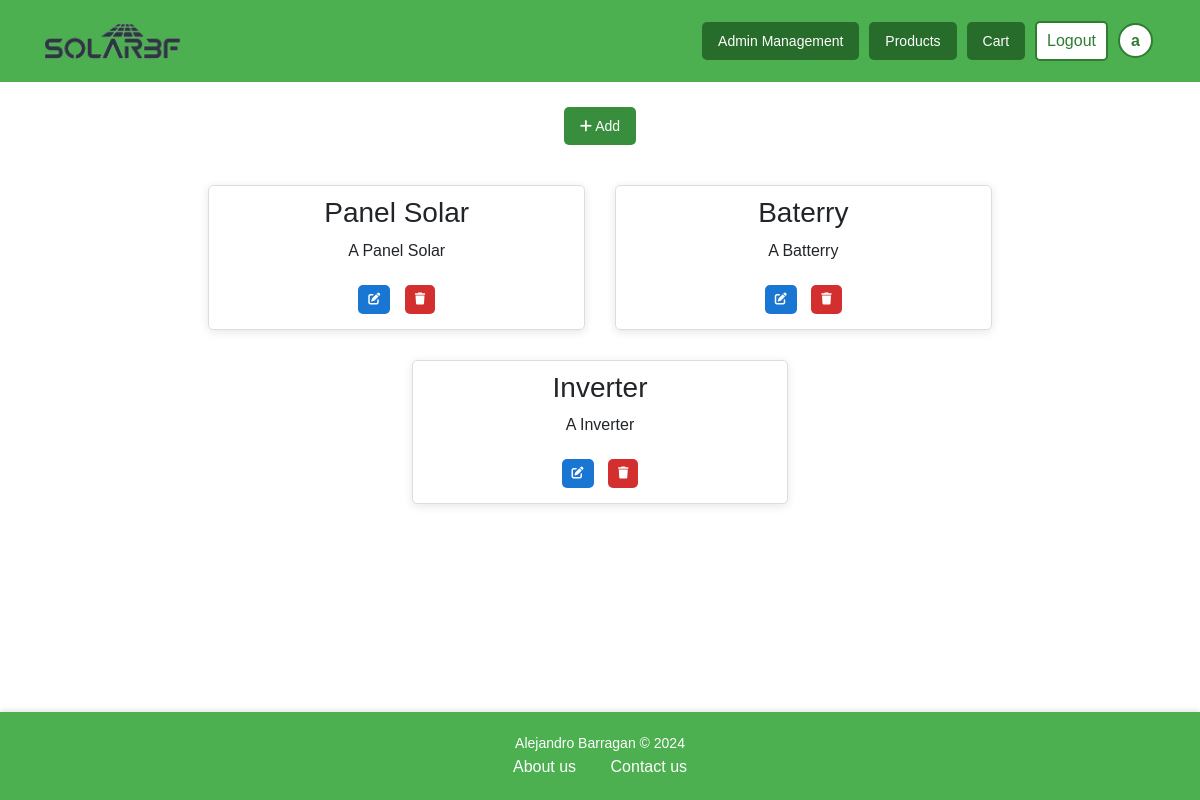
Page /products/categories/ (signed in) on the committed database.
### accounts/models.py (models this page shows, shortened)
class CustomUser(AbstractUser):
    USER_TYPE_CHOICES = (
        ('user', 'User'),
        ('worker', 'Worker'),
        ('admin', 'Admin'),
    )
    role = models.CharField(max_length=10, default='user')
    team = models.ForeignKey(
        Team,
        on_delete=models.SET_NULL,
        blank=True, null=True,
        related_name='members'
    )
    email = models.EmailField(unique=True)
    street_address = models.CharField(max_length=255, blank=True, null=True)
    city = models.CharField(max_length=100, blank=True, null=True)
    state = models.CharField(max_length=100, blank=True, null=True)
    zip_code = models.CharField(max_length=20, blank=True, null=True)
    country = models.CharField(max_length=100, blank=True, null=True)

### products/models.py (models this page shows, shortened)
class Category(models.Model):
    name = models.CharField(max_length=255)
    description = models.TextField(blank=True)

### products/views.py (the view)
# urls.py: path('categories/', views.category_list, name='categories'),
@login_required
@user_passes_test(is_staff)
def category_list(request):
    categories = Category.objects.all()
    return render(request, 'admin/category_list.html', {'categories': categories})

### accounts/views.py (called while the page is built)
def is_staff(user):
    return user.is_staff or user.role in ['admin', 'worker']

### templates/admin/category_list.html (shortened to what this page needs)
{% extends 'base.html' %}
{% load static %}
{% block style %}
    <link rel="stylesheet" href="{% static 'css/category_list.css' %}"/>
    <link rel="stylesheet" href="{% static 'css/card.css' %}"/>
{% endblock %}
{% block content %}
<div class="button-container">
    {% if user.is_staff %}
    <button class="btn-custom btn-medium btn-success" data-toggle="modal" data-target="#addCategoryModal">
        <i class="fa-solid fa-plus"></i> Add
    </button>
    {% endif %}
</div>
<div class="cardb-list">
    {% for category in categories %}
        <div class="cardb-item">
            <h3>{{ category.name }}</h3>
            <p>{{ category.description }}</p>
            {% if user.is_staff %}
            <button class="btn-custom btn-small btn-edit" data-toggle="modal" data-target="#editCategoryModal{{ forloop.counter }}" title="Edit">
                <i class="fa-solid fa-pen-to-square"></i>
            </button>
            <button class="btn-custom btn-small btn-danger" data-toggle="modal" data-target="#deleteCategoryModal{{ forloop.counter }}" title="Delete">
                <i class="fa-solid fa-trash"></i>
            </button>
            {% endif %}
        </div>
    {% empty %}
        <p>No categories available.</p>
    {% endfor %}
</div>
{% endblock %}

### templates/components/navbar.html (shortened to what this page needs)
{% load static %}
{% block style %}
    <link rel="stylesheet" href="{% static 'css/navbar.css' %}"/>
{% endblock %}
{% block content %}
<div class="navbar-container">
    <nav class="navbar">
        <div class="container">
            <a class="nav-link navbar-brand nav-logo" href="{% url 'home' %}">
                <img src="{% static 'images/SolarBFLogo1-1.png' %}" alt="">
            </a>
            <div class="nav-links" id="nav-links">
                {% if user.is_authenticated %}
                    {% if user.is_staff or user.role == 'worker' %}
                        <a class="btn-custom btn-medium btn-primary" href="{% url 'management' %}">Admin Management</a>
                    {% endif %}
                        <a class="btn-custom btn-medium btn-primary" href="{% url 'products' %}">Products</a>
                        <a class="btn-custom btn-medium btn-primary" href="{% url 'cart' %}">Cart</a>
                        <a class="btn-custom btn-logout" href="{% url 'logout' %}">Logout</a>
                        <a class="btn-custom btn-profile" href="{% url 'profile' %}">{{ user.username|slice:":1" }}</a>
                    {% else %}
                        <a class="btn-login" href="{% url 'login' %}">Login</a>
                    {% endif %}
            </div>
        </div>
    </nav>
</div>
{% endblock %}

### static/css/base.css (style rules this page uses)
* { box-sizing: border-box; margin: 0; padding: 0; }
body { background-color: linear-gradient(135deg, #f8f9fa 0%, #e9ecef 100%); font-family: Arial, sans-serif; line-height: 1.6; }
a { text-decoration: none; }
img { max-width: 100%; height: auto; }
.button-container { display: flex; justify-content: center; margin-top: 20px; margin-bottom: 10px; }
.btn-custom { display: inline-block; border: none; border-radius: 5px; cursor: pointer; transition: all 0.3s ease; text-align: center; text-decoration: none; margin: 5px; }
.btn-custom.btn-medium { padding: 8px 16px; font-size: 14px; }
.btn-custom.btn-small { padding: 5px 10px; font-size: 12px; }
.btn-primary { background-color: #276c2a; color: white; }
.btn-success { background-color: #388E3C; color: white; }
.btn-edit { background-color: #1976D2; color: white; }
.btn-danger { background-color: #D32F2F; color: white; }

### static/css/card.css (style rules this page uses)
.cardb-list { display: flex; flex-wrap: wrap; gap: 20px; justify-content: center; margin-bottom: 20px; padding: 20px; }
.cardb-item { border: 1px solid #ddd; border-radius: 5px; width: 250px; text-align: center; padding: 10px; box-shadow: 0 2px 10px rgba(0, 0, 0, 0.1); transition: transform 0.2s; margin: 5px; }
@media (max-width: 1200px) { .cardb-item { width: calc(33.33% - 10px); } }

### static/css/navbar.css (style rules this page uses)
.navbar-container { background-color: #4CAF50; }
.navbar { display: flex; justify-content: center; align-items: center; padding: 1rem; }
.container { display: flex; justify-content: space-between; align-items: center; width: 100%; }
.navbar-brand { margin-right: auto; font-size: 1.5rem; color: #fff; text-decoration: none; }
.nav-links { display: flex; align-items: center; }
.navbar .btn-logout, .btn-login { background-color: white; color: #2E7D32; border: 2px solid #2E7D32; padding: 5px 10px; border-radius: 5px; font-size: 16px; cursor: pointer; transition: all 0.3s ease; }
.navbar .btn-profile { background-color: white; color: #2E7D32; border: 2px solid #2E7D32; border-radius: 50%; font-size: 16px; width: 35px; height: 35px; display: flex; align-items: center; justify-content: center; font-weight: bold; cursor: pointer; transition: all 0.3s ease; }
.nav-logo { display: flex; align-items: center; height: 100%; padding: 5px 0; }
.nav-logo img { max-height: 40px; width: auto; object-fit: contain; }

### static/css/footer.css (style rules this page uses)
html, body { height: 100%; margin: 0; }
body { display: flex; flex-direction: column; }

### rows in the picture
CustomUser: username "a"
Category: name "Panel Solar", description "A Panel Solar"
Category: name "Baterry", description "A Batterry"
Category: name "Inverter", description "A Inverter"
